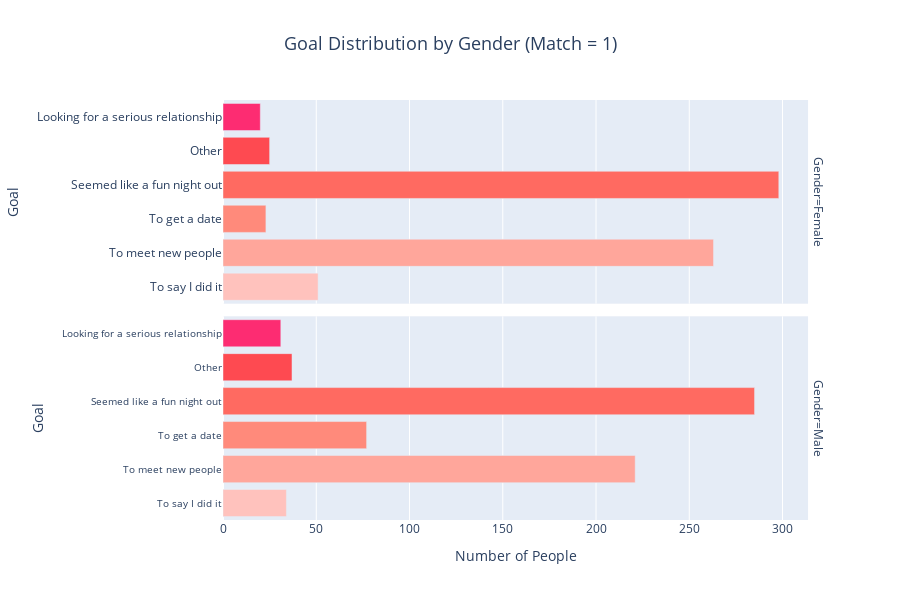

The notebook cell saved with this chart:
### Code cell
# Filtrer les données où match = 1
df_match_1 = df[df['match'] == 1].copy()

# Mapping goal numbers to their respective descriptions
goal_mapping = {
    1: 'Seemed like a fun night out',
    2: 'To meet new people',
    3: 'To get a date',
    4: 'Looking for a serious relationship',
    5: 'To say I did it',
    6: 'Other'
}

# Mapping gender numbers to their respective labels
gender_mapping = {
    0: 'Female',
    1: 'Male'
}

# Apply the mappings to the 'goal' and 'gender' columns
df_match_1['goal_label'] = df_match_1['goal'].map(goal_mapping)
df_match_1['gender_label'] = df_match_1['gender'].map(gender_mapping)

# Count the occurrences of each goal category per gender
goal_gender_counts = df_match_1.groupby(['gender_label', 'goal_label']).size().reset_index(name='Count')

# Custom colors for the bar chart
colors = ['#FD2C72', '#FE4A51', '#FF6A61', '#FF8A7B', '#FFA69B', '#FFC2BD']

# Create the bar chart using facet rows for Female and Male
fig = px.bar(goal_gender_counts, x='Count', y='goal_label', color='goal_label', orientation='h',
             facet_row='gender_label', title='Goal Distribution by Gender (Match = 1)',
             labels={'goal_label': 'Goal', 'Count': 'Number of People', 'gender_label': 'Gender'},
             color_discrete_sequence=colors)

# Update layout: increase figure size, adjust font size, remove legend
fig.update_layout(
    title_font_size=18,
    title_x=0.5,
    yaxis_tickfont_size=10,  # Smaller font size for y-axis labels
    xaxis_tickfont_size=12,  # Adjust font size for x-axis labels
    showlegend=False,  # Hide legend
    height=600  # Increase height to accommodate both facets
)

# Update y-axis labels for readability
fig.update_yaxes(matches=None)  # Allow each facet row to have its own y-axis

# Show the chart
fig.show()

### Figure 1 — Plotly figure (JSON) as saved in the notebook; plotly's stock layout.template omitted (floating-point values rounded to 4 significant figures)
{"data": [{"alignmentgroup": "True", "hovertemplate": "Goal=%{y}<br>Gender=Female<br>Number of People=%{x}<extra></extra>", "legendgroup": "Looking for a serious relationship", "marker": {"color": "#FD2C72", "pattern": {"shape": ""}}, "name": "Looking for a serious relationship", "offsetgroup": "Looking for a serious relationship", "orientation": "h", "showlegend": true, "textposition": "auto", "type": "bar", "x": [20], "xaxis": "x2", "y": ["Looking for a serious relationship"], "yaxis": "y2"}, {"alignmentgroup": "True", "hovertemplate": "Goal=%{y}<br>Gender=Male<br>Number of People=%{x}<extra></extra>", "legendgroup": "Looking for a serious relationship", "marker": {"color": "#FD2C72", "pattern": {"shape": ""}}, "name": "Looking for a serious relationship", "offsetgroup": "Looking for a serious relationship", "orientation": "h", "showlegend": false, "textposition": "auto", "type": "bar", "x": [31], "xaxis": "x", "y": ["Looking for a serious relationship"], "yaxis": "y"}, {"alignmentgroup": "True", "hovertemplate": "Goal=%{y}<br>Gender=Female<br>Number of People=%{x}<extra></extra>", "legendgroup": "Other", "marker": {"color": "#FE4A51", "pattern": {"shape": ""}}, "name": "Other", "offsetgroup": "Other", "orientation": "h", "showlegend": true, "textposition": "auto", "type": "bar", "x": [25], "xaxis": "x2", "y": ["Other"], "yaxis": "y2"}, {"alignmentgroup": "True", "hovertemplate": "Goal=%{y}<br>Gender=Male<br>Number of People=%{x}<extra></extra>", "legendgroup": "Other", "marker": {"color": "#FE4A51", "pattern": {"shape": ""}}, "name": "Other", "offsetgroup": "Other", "orientation": "h", "showlegend": false, "textposition": "auto", "type": "bar", "x": [37], "xaxis": "x", "y": ["Other"], "yaxis": "y"}, {"alignmentgroup": "True", "hovertemplate": "Goal=%{y}<br>Gender=Female<br>Number of People=%{x}<extra></extra>", "legendgroup": "Seemed like a fun night out", "marker": {"color": "#FF6A61", "pattern": {"shape": ""}}, "name": "Seemed like a fun night out", "offsetgroup": "Seemed like a fun night out", "orientation": "h", "showlegend": true, "textposition": "auto", "type": "bar", "x": [298], "xaxis": "x2", "y": ["Seemed like a fun night out"], "yaxis": "y2"}, {"alignmentgroup": "True", "hovertemplate": "Goal=%{y}<br>Gender=Male<br>Number of People=%{x}<extra></extra>", "legendgroup": "Seemed like a fun night out", "marker": {"color": "#FF6A61", "pattern": {"shape": ""}}, "name": "Seemed like a fun night out", "offsetgroup": "Seemed like a fun night out", "orientation": "h", "showlegend": false, "textposition": "auto", "type": "bar", "x": [285], "xaxis": "x", "y": ["Seemed like a fun night out"], "yaxis": "y"}, {"alignmentgroup": "True", "hovertemplate": "Goal=%{y}<br>Gender=Female<br>Number of People=%{x}<extra></extra>", "legendgroup": "To get a date", "marker": {"color": "#FF8A7B", "pattern": {"shape": ""}}, "name": "To get a date", "offsetgroup": "To get a date", "orientation": "h", "showlegend": true, "textposition": "auto", "type": "bar", "x": [23], "xaxis": "x2", "y": ["To get a date"], "yaxis": "y2"}, {"alignmentgroup": "True", "hovertemplate": "Goal=%{y}<br>Gender=Male<br>Number of People=%{x}<extra></extra>", "legendgroup": "To get a date", "marker": {"color": "#FF8A7B", "pattern": {"shape": ""}}, "name": "To get a date", "offsetgroup": "To get a date", "orientation": "h", "showlegend": false, "textposition": "auto", "type": "bar", "x": [77], "xaxis": "x", "y": ["To get a date"], "yaxis": "y"}, {"alignmentgroup": "True", "hovertemplate": "Goal=%{y}<br>Gender=Female<br>Number of People=%{x}<extra></extra>", "legendgroup": "To meet new people", "marker": {"color": "#FFA69B", "pattern": {"shape": ""}}, "name": "To meet new people", "offsetgroup": "To meet new people", "orientation": "h", "showlegend": true, "textposition": "auto", "type": "bar", "x": [263], "xaxis": "x2", "y": ["To meet new people"], "yaxis": "y2"}, {"alignmentgroup": "True", "hovertemplate": "Goal=%{y}<br>Gender=Male<br>Number of People=%{x}<extra></extra>", "legendgroup": "To meet new people", "marker": {"color": "#FFA69B", "pattern": {"shape": ""}}, "name": "To meet new people", "offsetgroup": "To meet new people", "orientation": "h", "showlegend": false, "textposition": "auto", "type": "bar", "x": [221], "xaxis": "x", "y": ["To meet new people"], "yaxis": "y"}, {"alignmentgroup": "True", "hovertemplate": "Goal=%{y}<br>Gender=Female<br>Number of People=%{x}<extra></extra>", "legendgroup": "To say I did it", "marker": {"color": "#FFC2BD", "pattern": {"shape": ""}}, "name": "To say I did it", "offsetgroup": "To say I did it", "orientation": "h", "showlegend": true, "textposition": "auto", "type": "bar", "x": [51], "xaxis": "x2", "y": ["To say I did it"], "yaxis": "y2"}, {"alignmentgroup": "True", "hovertemplate": "Goal=%{y}<br>Gender=Male<br>Number of People=%{x}<extra></extra>", "legendgroup": "To say I did it", "marker": {"color": "#FFC2BD", "pattern": {"shape": ""}}, "name": "To say I did it", "offsetgroup": "To say I did it", "orientation": "h", "showlegend": false, "textposition": "auto", "type": "bar", "x": [34], "xaxis": "x", "y": ["To say I did it"], "yaxis": "y"}], "layout": {"annotations": [{"font": {}, "showarrow": false, "text": "Gender=Male", "textangle": 90, "x": 0.98, "xanchor": "left", "xref": "paper", "y": 0.2425, "yanchor": "middle", "yref": "paper"}, {"font": {}, "showarrow": false, "text": "Gender=Female", "textangle": 90, "x": 0.98, "xanchor": "left", "xref": "paper", "y": 0.7575, "yanchor": "middle", "yref": "paper"}], "barmode": "relative", "height": 600, "legend": {"title": {"text": "Goal"}, "tracegroupgap": 0}, "showlegend": false, "title": {"font": {"size": 18}, "text": "Goal Distribution by Gender (Match = 1)", "x": 0.5}, "xaxis": {"anchor": "y", "domain": [0, 0.98], "tickfont": {"size": 12}, "title": {"text": "Number of People"}}, "xaxis2": {"anchor": "y2", "domain": [0, 0.98], "matches": "x", "showticklabels": false}, "yaxis": {"anchor": "x", "categoryarray": ["To say I did it", "To meet new people", "To get a date", "Seemed like a fun night out", "Other", "Looking for a serious relationship"], "categoryorder": "array", "domain": [0, 0.485], "tickfont": {"size": 10}, "title": {"text": "Goal"}}, "yaxis2": {"anchor": "x2", "categoryarray": ["To say I did it", "To meet new people", "To get a date", "Seemed like a fun night out", "Other", "Looking for a serious relationship"], "categoryorder": "array", "domain": [0.515, 1], "title": {"text": "Goal"}}}}
